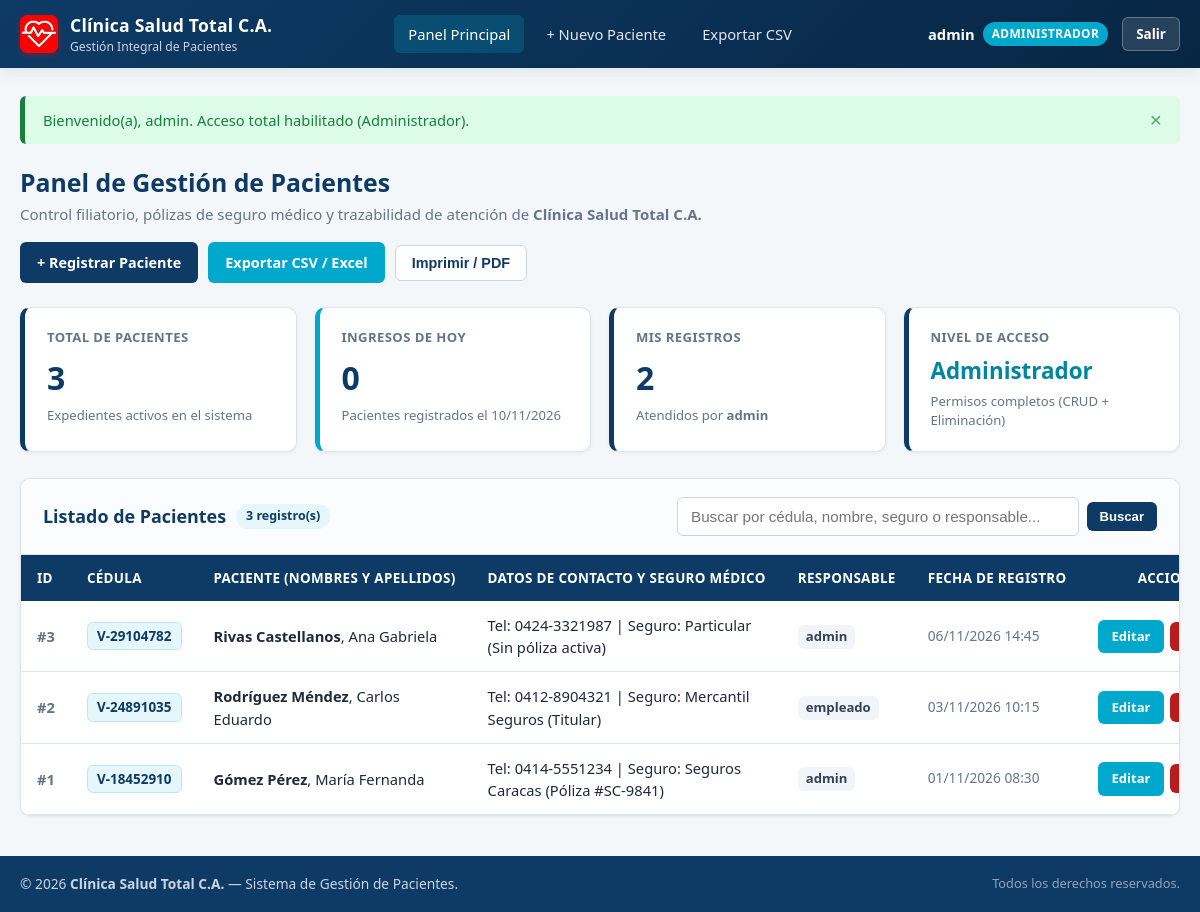
Page /dashboard.php (signed in) on the committed database.
### tables this page shows
CREATE TABLE `entidad_gestion` (
  `id_registro` INT AUTO_INCREMENT PRIMARY KEY,
  `id_usuario_responsable` INT DEFAULT NULL,
  `nombres` VARCHAR(100) NOT NULL,
  `apellidos` VARCHAR(100) NOT NULL,
  `cedula_identidad` VARCHAR(50) NOT NULL UNIQUE,
  `datos_contacto` VARCHAR(255) DEFAULT NULL,
  `fecha_registro` DATETIME DEFAULT CURRENT_TIMESTAMP,
  CONSTRAINT `fk_paciente_usuario`
    FOREIGN KEY (`id_usuario_responsable`) REFERENCES `usuarios` (`id_usuario`)
    ON DELETE CASCADE
    ON UPDATE CASCADE
);

CREATE TABLE `usuarios` (
  `id_usuario` INT AUTO_INCREMENT PRIMARY KEY,
  `id_rol` INT DEFAULT NULL,
  `username` VARCHAR(50) NOT NULL UNIQUE,
  `password` VARCHAR(255) NOT NULL,
  `estado` TINYINT DEFAULT 1,
  CONSTRAINT `fk_usuarios_rol`
    FOREIGN KEY (`id_rol`) REFERENCES `roles` (`id_rol`)
    ON DELETE SET NULL
    ON UPDATE CASCADE
);

### includes/auth.php (called while the page is built, shortened)
<?php
function esAdministrador(): bool
{
    $nombreRol = $_SESSION['nombre_rol'] ?? '';
    $idRol     = (int) ($_SESSION['id_rol'] ?? 0);
    return (strcasecmp($nombreRol, 'Administrador') === 0) || ($idRol === 1);
}
function obtenerMensajeFlash(): ?array
{
    $flash = $_SESSION['flash'];
    return $flash;
}
function e(string|int|float|null $valor): string
{
    return htmlspecialchars((string) ($valor ?? ''), ENT_QUOTES, 'UTF-8');
}

### dashboard.php (the view, shortened to what this page needs)
<?php
require_once __DIR__ . '/config/database.php';
require_once __DIR__ . '/includes/auth.php';
$busqueda     = trim((string) ($_GET['q'] ?? ''));
$totalPacientes       = 0;
$registradosHoy       = 0;
$registradosPorMi     = 0;
$listaPacientes       = [];
try {
    $stmtTotal = $pdo->query('SELECT COUNT(*) FROM entidad_gestion');
    $totalPacientes = (int) $stmtTotal->fetchColumn();
    $stmtHoy = $pdo->query('SELECT COUNT(*) FROM entidad_gestion WHERE DATE(fecha_registro) = CURDATE()');
    $registradosHoy = (int) $stmtHoy->fetchColumn();
    $stmtMios = $pdo->prepare('SELECT COUNT(*) FROM entidad_gestion WHERE id_usuario_responsable = :id_user');
    $stmtMios->execute([':id_user' => (int) $_SESSION['id_usuario']]);
    $registradosPorMi = (int) $stmtMios->fetchColumn();
    if ($busqueda !== '') {
        $sqlListado = 'SELECT p.id_registro,
                              p.id_usuario_responsable,
                              p.nombres,
                              p.apellidos,
                              p.cedula_identidad,
                              p.datos_contacto,
                              p.fecha_registro,
                              u.username AS responsable_username
                       FROM entidad_gestion p
                       LEFT JOIN usuarios u ON p.id_usuario_responsable = u.id_usuario
                       WHERE p.nombres LIKE :q1
                          OR p.apellidos LIKE :q2
                          OR p.cedula_identidad LIKE :q3
                          OR p.datos_contacto LIKE :q4
                          OR u.username LIKE :q5
                       ORDER BY p.fecha_registro DESC, p.id_registro DESC';
        $stmtListado = $pdo->prepare($sqlListado);
        $terminoLike = '%' . $busqueda . '%';
        $stmtListado->execute([
            ':q1' => $terminoLike,
            ':q2' => $terminoLike,
            ':q3' => $terminoLike,
            ':q4' => $terminoLike,
            ':q5' => $terminoLike,
        ]);
    } else {
        $sqlListado = 'SELECT p.id_registro,
                              p.id_usuario_responsable,
                              p.nombres,
                              p.apellidos,
                              p.cedula_identidad,
                              p.datos_contacto,
                              p.fecha_registro,
                              u.username AS responsable_username
                       FROM entidad_gestion p
                       LEFT JOIN usuarios u ON p.id_usuario_responsable = u.id_usuario
                       ORDER BY p.fecha_registro DESC, p.id_registro DESC';
        $stmtListado = $pdo->prepare($sqlListado);
        $stmtListado->execute();
    }
    $listaPacientes = $stmtListado->fetchAll();
} catch (PDOException $e) {
    $errorConsulta = 'Ocurrió un error al consultar los registros de pacientes: ' . $e->getMessage();
}
require_once __DIR__ . '/includes/header.php';
?>
<section class="dashboard-header no-print" aria-label="Encabezado de gestión">
    <div>
        <h1 class="page-title">Panel de Gestión de Pacientes</h1>
        <p class="page-subtitle">
            Control filiatorio, pólizas de seguro médico y trazabilidad de atención de <strong>Clínica Salud Total C.A.</strong>
        </p>
    </div>
    <div class="header-actions">
        <a href="paciente_crear.php" class="btn btn-primary">
            + Registrar Paciente
        </a>
        <a href="exportar.php<?= $busqueda !== '' ? '?q=' . urlencode($busqueda) : '' ?>" class="btn btn-secondary" title="Descargar reporte en formato Excel/CSV">
            Exportar CSV / Excel
        </a>
        <button type="button" class="btn btn-outline" onclick="window.print();" title="Imprimir o guardar como PDF">
            Imprimir / PDF
        </button>
    </div>
</section>
<section class="stats-grid no-print" aria-label="Indicadores estadísticos">
    <article class="stat-card">
        <div class="stat-label">Total de Pacientes</div>
        <div class="stat-value"><?= $totalPacientes ?></div>
        <div class="stat-desc">Expedientes activos en el sistema</div>
    </article>
    <article class="stat-card stat-card-accent">
        <div class="stat-label">Ingresos de Hoy</div>
        <div class="stat-value"><?= $registradosHoy ?></div>
        <div class="stat-desc">Pacientes registrados el <?= date('d/m/Y') ?></div>
    </article>
    <article class="stat-card">
        <div class="stat-label">Mis Registros</div>
        <div class="stat-value"><?= $registradosPorMi ?></div>
        <div class="stat-desc">Atendidos por <strong><?= e($_SESSION['username']) ?></strong></div>
    </article>
    <article class="stat-card">
        <div class="stat-label">Nivel de Acceso</div>
        <div class="stat-value stat-role"><?= e($_SESSION['nombre_rol']) ?></div>
        <div class="stat-desc">
            <?= esAdministrador() ? 'Permisos completos (CRUD + Eliminación)' : 'Gestión operativa (Sin eliminación)' ?>
        </div>
    </article>
</section>
<section class="card" aria-labelledby="tabla-pacientes-titulo">
    <div class="card-toolbar no-print">
        <h2 id="tabla-pacientes-titulo" class="card-title">
            Listado de Pacientes
            <span class="badge-count"><?= count($listaPacientes) ?> registro(s)</span>
        </h2>
        <form action="dashboard.php" method="GET" class="search-form" role="search">
            <input
                type="search"
                name="q"
                class="form-control search-input"
                placeholder="Buscar por cédula, nombre, seguro o responsable..."
                value="<?= e($busqueda) ?>"
                aria-label="Buscar pacientes"
            >
            <button type="submit" class="btn btn-primary btn-sm">Buscar</button>
        </form>
    </div>
    <div class="table-responsive">
        <table class="data-table">
            <thead>
                <tr>
                    <th>ID</th>
                    <th>Cédula</th>
                    <th>Paciente (Nombres y Apellidos)</th>
                    <th>Datos de Contacto y Seguro Médico</th>
                    <th>Responsable</th>
                    <th>Fecha de Registro</th>
                    <th class="no-print text-center">Acciones</th>
                </tr>
            </thead>
            <tbody>
                <?php if (empty($listaPacientes)): ?>
                    <tr>
                        <td colspan="7" class="empty-state">
                            <?php if ($busqueda !== ''): ?>
                                No se encontraron pacientes que coincidan con la búsqueda <strong>"<?= e($busqueda) ?>"</strong>.
                            <?php else: ?>
                                Aún no existen pacientes registrados en la base de datos.
                            <?php endif; ?>
                        </td>
                    </tr>
                <?php else: ?>
                    <?php foreach ($listaPacientes as $paciente): ?>
                        <?php
                            $idRegistro     = (int) $paciente['id_registro'];
                            $nombreCompleto = trim($paciente['nombres'] . ' ' . $paciente['apellidos']);
                            $fechaFormateada = date('d/m/Y H:i', strtotime((string) $paciente['fecha_registro']));
                        ?>
                        <tr>
                            <td class="col-id">#<?= $idRegistro ?></td>
                            <td>
                                <span class="cedula-badge"><?= e($paciente['cedula_identidad']) ?></span>
                            </td>
                            <td class="col-paciente">
                                <strong><?= e($paciente['apellidos']) ?></strong>, <?= e($paciente['nombres']) ?>
                            </td>
                            <td><?= e($paciente['datos_contacto'] ?: 'No especificado') ?></td>
                            <td>
                                <span class="user-tag">
                                    <?= e($paciente['responsable_username'] ?? 'Sistema') ?>
                                </span>
                            </td>
                            <td class="col-fecha"><?= e($fechaFormateada) ?></td>
                            <td class="no-print col-acciones">
                                <div class="action-buttons">
                                    <a
                                        href="paciente_editar.php?id=<?= $idRegistro ?>"
                                        class="btn btn-secondary btn-sm"
                                        title="Editar datos del paciente"
                                    >
                                        Editar
                                    </a>
                                    <?php if (esAdministrador()): ?>
                                        <form
                                            action="paciente_eliminar.php"
                                            method="POST"
                                            class="inline-form"
                                            onsubmit="return confirmarEliminacion(<?= e((string) json_encode($nombreCompleto)) ?>, <?= e((string) json_encode($paciente['cedula_identidad'])) ?>);"
                                        >
                                            <button
                                                type="submit"
                                                class="btn btn-danger btn-sm"
                                                title="Eliminar registro (Solo Administrador)"
                                            >
                                            </button>
                                        </form>
                                    <?php else: ?>
                                        <span class="action-locked" title="Solo el Administrador puede eliminar pacientes">
                                            Bloqueado
                                        </span>
                                    <?php endif; ?>
                                </div>
                            </td>
                        </tr>
                    <?php endforeach; ?>
                <?php endif; ?>
            </tbody>
        </table>
    </div>
</section>
<?php require_once __DIR__ . '/includes/footer.php'; ?>

### includes/header.php (shortened to what this page needs)
<?php
require_once __DIR__ . '/auth.php';
$paginaActual = basename($_SERVER['PHP_SELF'] ?? '');
$usuarioActual = $_SESSION['username'] ?? 'Invitado';
$rolActual     = $_SESSION['nombre_rol'] ?? 'Sin Rol';
$flash         = obtenerMensajeFlash();
?>
<!DOCTYPE html>
<html lang="es">
<head>
    <link rel="stylesheet" href="css/style.css">
</head>
<body>
    <header class="site-header no-print">
        <div class="container navbar-wrapper">
            <a href="dashboard.php" class="brand-logo" title="Ir al Panel Principal">
                <span class="brand-icon" aria-hidden="true">
                    <img src="img/icono-salud-total.png" alt="Logo Salud Total">
                </span>
                <div class="brand-text">
                    <span class="brand-title">Clínica Salud Total C.A.</span>
                    <span class="brand-subtitle">Gestión Integral de Pacientes</span>
                </div>
            </a>
            <?php if (!empty($_SESSION['id_usuario'])): ?>
                <nav class="main-nav" aria-label="Navegación Principal">
                    <a href="dashboard.php" class="nav-link <?= $paginaActual === 'dashboard.php' ? 'active' : '' ?>">
                        Panel Principal
                    </a>
                    <a href="paciente_crear.php" class="nav-link <?= $paginaActual === 'paciente_crear.php' ? 'active' : '' ?>">
                        + Nuevo Paciente
                    </a>
                    <a href="exportar.php" class="nav-link" title="Descargar listado en formato CSV/Excel">
                        Exportar CSV
                    </a>
                </nav>
                <div class="user-panel">
                    <div class="user-info">
                        <span class="user-name"><?= e($usuarioActual) ?></span>
                        <span class="role-badge <?= esAdministrador() ? 'role-admin' : 'role-empleado' ?>">
                            <?= e($rolActual) ?>
                        </span>
                    </div>
                    <a href="logout.php" class="btn btn-logout" title="Cerrar sesión de forma segura">
                        Salir
                    </a>
                </div>
            <?php endif; ?>
        </div>
    </header>
    <main class="container main-content">
        <?php if ($flash !== null): ?>
            <div class="alert alert-<?= e($flash['tipo']) ?> no-print" role="alert">
                <span><?= e($flash['texto']) ?></span>
                <button type="button" class="alert-close" onclick="this.parentElement.remove();" aria-label="Cerrar alerta">&times;</button>
            </div>
        <?php endif; ?>

### includes/footer.php (shortened to what this page needs)
    </main>
    <footer class="site-footer no-print">
        <div class="container footer-wrapper">
            <p>
                &copy; <?= date('Y') ?> <strong>Clínica Salud Total C.A.</strong> &mdash; Sistema de Gestión de Pacientes.
            </p>
            <p class="footer-meta">
                Todos los derechos reservados.
            </p>
        </div>
    </footer>
</body>
</html>

### rows in the picture
entidad_gestion: id_registro "3", cedula_identidad "V-29104782", apellidos "Rivas Castellanos", nombres "Ana Gabriela", datos_contacto "Tel: 0424-3321987 | Seguro: Particular (Sin póliza activa)", id_usuario_responsable.username "admin", fecha_registro "06/11/2026 14:45"
entidad_gestion: id_registro "2", cedula_identidad "V-24891035", apellidos "Rodríguez Méndez", nombres "Carlos Eduardo", datos_contacto "Tel: 0412-8904321 | Seguro: Mercantil Seguros (Titular)", id_usuario_responsable.username "empleado", fecha_registro "03/11/2026 10:15"
entidad_gestion: id_registro "1", cedula_identidad "V-18452910", apellidos "Gómez Pérez", nombres "María Fernanda", datos_contacto "Tel: 0414-5551234 | Seguro: Seguros Caracas (Póliza #SC-9841)", id_usuario_responsable.username "admin", fecha_registro "01/11/2026 08:30"

### other values in the picture
$usuarioActual "admin"
$rolActual "ADMINISTRADOR"
$flash['texto'] "Bienvenido(a), admin. Acceso total habilitado (Administrador)."
$totalPacientes "3"
$registradosHoy "0"
$registradosPorMi "2"
$_SESSION['username'] "admin"
$_SESSION['nombre_rol'] "Administrador"
count($listaPacientes) "3"
